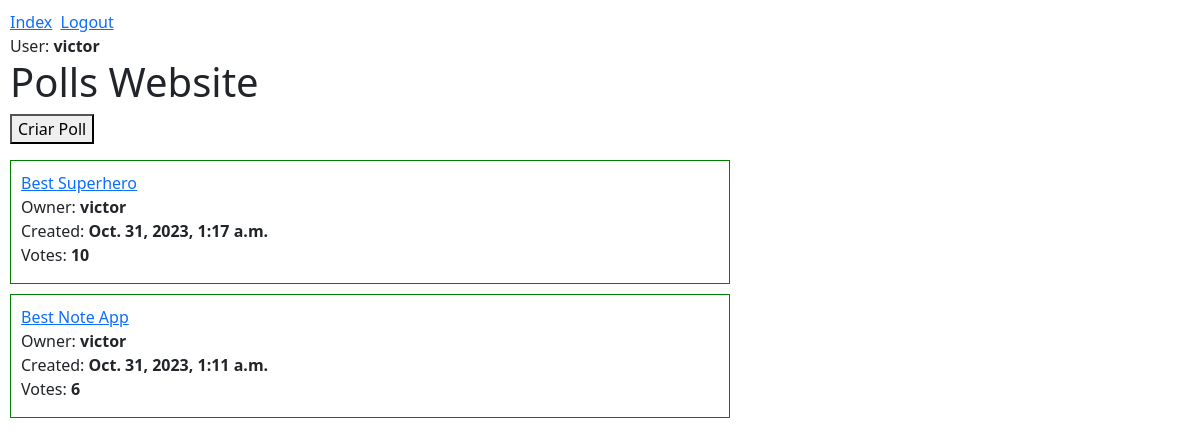
The app's page / (signed in) with its own data.
### polls/models.py (models this page shows, shortened)
class User(AbstractUser):
    pass

class Poll(models.Model):
    title = models.CharField(max_length=128, default="", blank=False)
    poll_date = models.DateTimeField(auto_now_add=True)
    owner = models.ForeignKey(User, on_delete=models.CASCADE, blank=False, null=True)
    status = models.BooleanField(null=True, blank=False, default=True)
    @property
    def all_votes(self):
        return self.poll_option.aggregate(Sum('votes'))['votes__sum'] or 0

### polls/views.py (the view)
# urls.py: path("", views.index, name="index"),
def index(request):
    if request.method =="POST":
        number_options = request.POST["number_options"]
        return HttpResponseRedirect(reverse("add_poll", args=(int(number_options), )))
    return render(request, "polls/index.html", context={
        "polls": Poll.objects.all().order_by("-poll_date"),
    })

### polls/templates/polls/index.html (shortened to what this page needs)
{% extends 'polls/layout.html' %}
{% block body %}
    <h1>Polls Website</h1>
    {% if request.user.is_authenticated %}
        <div style="margin: 0px 0px 0px 0px;">
            <p class="d-inline-flex gap-1">
                <button class="" type="button" data-bs-toggle="collapse" data-bs-target="#collapseExample"
                    aria-expanded="false" aria-controls="collapseExample">
                    Criar Poll
                </button>
            </p>
        </div>
    {% endif %}
    {% for poll in polls %}
        <div class="poll-{{poll.pk}}" style="padding: 10px 10px 0px 10px; margin-bottom: 10px; border: 1px solid green;">
            <a href="{% url 'poll_page' poll.pk %}">{{poll.title}}</a>
            <p>
                Owner: <strong>{{poll.owner}}</strong> <br>
                Created: <strong>{{poll.poll_date}}</strong> <br>
                Votes: <strong>{{poll.all_votes}}</strong>
            </p>
        </div>
    {% empty %}
        <p>No polls created.</p>
    {% endfor %}
{% endblock %}

### polls/templates/polls/layout.html (shortened to what this page needs)
<!DOCTYPE html>
<html lang="en">
    <head>
        <link href="https://cdn.jsdelivr.net/npm/bootstrap@5.3.2/dist/css/bootstrap.min.css" rel="stylesheet"
>
    </head>
    <body>
        <div style="width: 60%; margin: 10px;">
        {% if request.user.is_authenticated %}
            <a href="{% url 'index' %}" style="margin-right: 4px;">Index</a>
            <a href="{% url 'logout' %}">Logout</a>
            <div>
                User: <strong>{{request.user}}</strong>
            </div>
        {% else %}
            <a href="{% url 'index' %}" style="margin-right: 4px;">Index</a>
            <a href="{% url 'login' %}" style="margin-right: 4px;">Login</a>
            <a href="{% url 'register' %}" style="margin-right: 4px;">Register</a>
        {% endif %}
        {% block body %}
        {% endblock %}
        </div>
    </body>
</html>

### records on screen
User: user "victor"
Poll: title "Best Superhero", owner "victor", poll_date "Oct. 31, 2023, 1:17 a.m.", all_votes "10"
Poll: title "Best Note App", owner "victor", poll_date "Oct. 31, 2023, 1:11 a.m.", all_votes "6"
